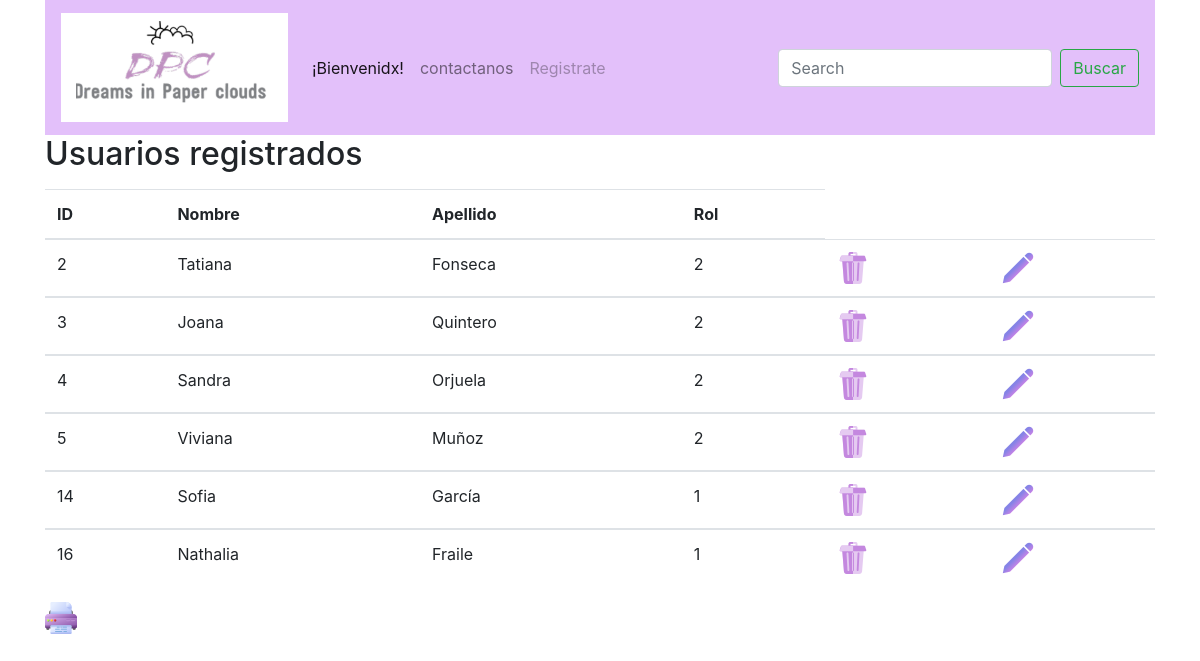
Page /VISTA/listar.php on the committed database.
### tables this page shows
CREATE TABLE `usuario` (
  `usua_codigo` int(11) NOT NULL,
  `usua_identificacion` varchar(20) NOT NULL,
  `usua_tipoIdentificacion` varchar(15) NOT NULL,
  `usua_nombre` varchar(50) NOT NULL,
  `usua_apellido` varchar(50) NOT NULL,
  `usua_celular` varchar(15) NOT NULL,
  `usua_direccion` varchar(50) NOT NULL,
  `usua_usuario` varchar(15) NOT NULL,
  `usua_password` varchar(15) NOT NULL,
  `usua_rol` int(11) NOT NULL
);

### CONTROLADOR/controlador.php (called while the page is built, shortened)
<?php
require_once('../MODELO/conexion.php');
class Model{
private $db;
public function __Construct(){
$this->db = NEW conexion;
}
public function listar(){
    $sql="SELECT * FROM usuario";
    return $this->db->conectar()->query($sql)->fetchAll();
}
}
?>

### MODELO/conexion.php (called while the page is built)
<?php
class conexion{
public function conectar(){
$dsn="mysql:host=localhost;dbname=dpc;port=3306;charset=utf8";
$usuario="root";
$clave="";
return new PDO($dsn, $usuario, $clave);
	}
}
?>

### VISTA/listar.php (the view, shortened to what this page needs)
<?php
require_once('../CONTROLADOR/controlador.php');
$cuenta = new Model;
?>
<!DOCTYPE html>
<html lang="es">
<head>
  <link href="css/bootstrap.css" rel="stylesheet">
   <link rel="stylesheet" href="css/misestilos.css">
</head>
<body>
  <div class="container">
    <nav class="navbar navbar-expand-lg navbar-light barra">
  <a class="navbar-brand" href="#"><img src="img/pp.png"></a>
  <div class="collapse navbar-collapse" id="navbarSupportedContent">
    <ul class="navbar-nav mr-auto">
      <li class="nav-item active">
        <a class="nav-link" href="#"> ¡Bienvenidx!<span class="sr-only">(current)</span></a>
      </li>
      <li class="nav-item">
        <a class="nav-link" href="#">contactanos</a>
      </li>
      <li class="nav-item">
        <a class="nav-link disabled" href="#">Registrate</a>
      </li>
    </ul>
    <form class="form-inline my-2 my-lg-0">
      <input class="form-control mr-sm-2" type="search" placeholder="Search" aria-label="Search">
      <button class="btn btn-outline-success my-2 my-sm-0" type="submit">Buscar</button>
    </form>
  </div>
</nav>
<h2>Usuarios registrados</h2>
<table class="table">
<thead>
  <tr>
    <th>
      ID
</th>
<th>
  Nombre
</th>
<th>
  Apellido
</th>
<th>
  Rol
</th>
</thead>
 <body>
  <tbody>
    <?php
foreach ($cuenta->listar()as $reg=>$valor){
?>
<tr>
  <td>
    <?php echo $valor['usua_codigo']; ?>
  </td>
  <td>
    <?php echo $valor['usua_nombre']; ?>
  </td>
  <td>
    <?php echo $valor['usua_apellido']; ?>
  </td>
  <td>
  <?php echo $valor['usua_rol']; ?>
  </td>
  <th>
  <a href="confirmarBorrar.php?id=<?php echo $valor['usua_codigo']?>&nombre=<?php echo $valor['usua_nombre']?>"><img src="img/eliminar.png"></a>
</th>
<th>
  <a href="actualizar_usu.php?id=<?php echo $valor['usua_codigo']?>">
  <img src="img/lapiz.png">
</a>
</th>
  </tbody>
  <?php
}
  ?>
</tr>
</table>
<img src="img/impresora.png" onclick="imprimir()">
</body>

### VISTA/css/misestilos.css (style rules this page uses)
.barra { background-color:#E3C0FA; font-style: #000000; }

### rows in the picture
usuario: usua_codigo "2", usua_nombre "Tatiana", usua_apellido "Fonseca", usua_rol "2"
usuario: usua_codigo "3", usua_nombre "Joana", usua_apellido "Quintero", usua_rol "2"
usuario: usua_codigo "4", usua_nombre "Sandra", usua_apellido "Orjuela", usua_rol "2"
usuario: usua_codigo "5", usua_nombre "Viviana", usua_apellido "Muñoz", usua_rol "2"
usuario: usua_codigo "14", usua_nombre "Sofia", usua_apellido "García", usua_rol "1"
usuario: usua_codigo "16", usua_nombre "Nathalia", usua_apellido "Fraile", usua_rol "1"
